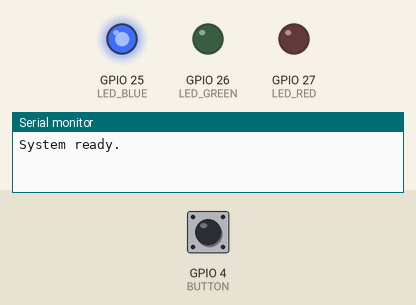
Recording of a sketch running on a simulated ESP32. Shown: output pins drawn as LEDs (lit = HIGH), the last lines printed to the serial monitor. Dashed ring = blinking. The inputs (shaded band) are chosen by the test bench; at power-on: GPIO 4 (BUTTON) LOW.

Above: at 1.2 s.
1.3 s: GPIO 4 (BUTTON) pulled HIGH for 1 s
At 3.7 s:
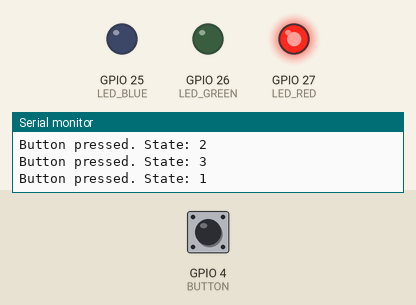
4.0 s: GPIO 4 (BUTTON) pulled HIGH for 0.15 s
At 5.3 s:
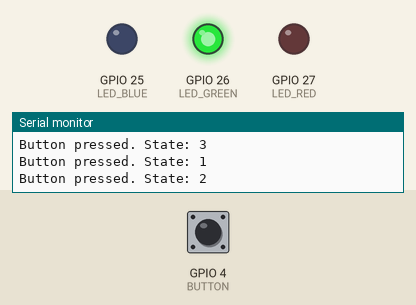
5.8 s: GPIO 4 (BUTTON) pulled HIGH for 3.2 s
At 6.25 s:
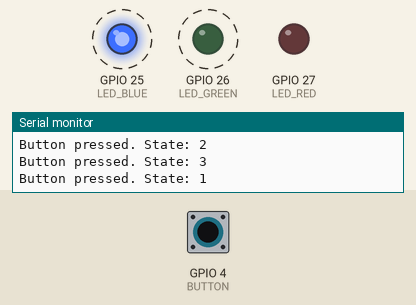
Timing chart, 0 to 10.6 s (numbered marks = the images above; inputs shaded):
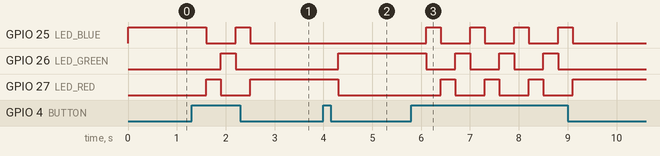

Measured:
- after the input at 1.3 s, GPIO 25 (LED_BLUE): HIGH → LOW after 0.30 s, → HIGH 0.60 s later, → LOW 0.30 s later; GPIO 26 (LED_GREEN): LOW → HIGH after 0.60 s, → LOW 0.30 s later; GPIO 27 (LED_RED): LOW → HIGH after 0.30 s, → LOW 0.30 s later, → HIGH 0.60 s later
- after the input at 4.0 s, GPIO 26 (LED_GREEN): LOW → HIGH after 0.30 s; GPIO 27 (LED_RED): HIGH → LOW after 0.30 s
- after the input at 5.8 s, GPIO 25 (LED_BLUE): alternates HIGH for 0.30 s and LOW for 0.60 s, 8 changes in all, then stays LOW, starting after 0.30 s; GPIO 26 (LED_GREEN): alternates HIGH for 0.30 s and LOW for 0.60 s, 7 changes in all, then stays LOW, starting after 0.30 s

The sketch:

control_button_led_2.ino
```cpp
#define LED_RED 27
#define LED_GREEN 26
#define LED_BLUE 25
#define BUTTON 4

int state = 0;

void setup() {
  // Set LED pins as output and button pin as input
  pinMode(LED_RED, OUTPUT);
  pinMode(LED_GREEN, OUTPUT);
  pinMode(LED_BLUE, OUTPUT);
  pinMode(BUTTON, INPUT);

  // Initialize serial communication for debugging
  Serial.begin(115200);
  Serial.println("System ready.");
}

void loop() {
  // Check if button is pressed (active high)
  if (digitalRead(BUTTON) == HIGH) {
    state++; // increment state counter
    if (state > 3) state = 1; // reset state after 3
    Serial.print("Button pressed. State: ");
    Serial.println(state);
    delay(300); // debounce delay to avoid multiple triggers
  }

  // Turn on/off the corresponding LED based on state
  if (state == 1) {
    digitalWrite(LED_RED, HIGH);

    digitalWrite(LED_BLUE, LOW);
    digitalWrite(LED_GREEN, LOW);
  } else if (state == 2) {
    digitalWrite(LED_GREEN, HIGH);

    digitalWrite(LED_RED, LOW);
    digitalWrite(LED_BLUE, LOW);
  } else {
    digitalWrite(LED_BLUE, HIGH);

    digitalWrite(LED_RED, LOW);
    digitalWrite(LED_GREEN, LOW);
  }
}
```
